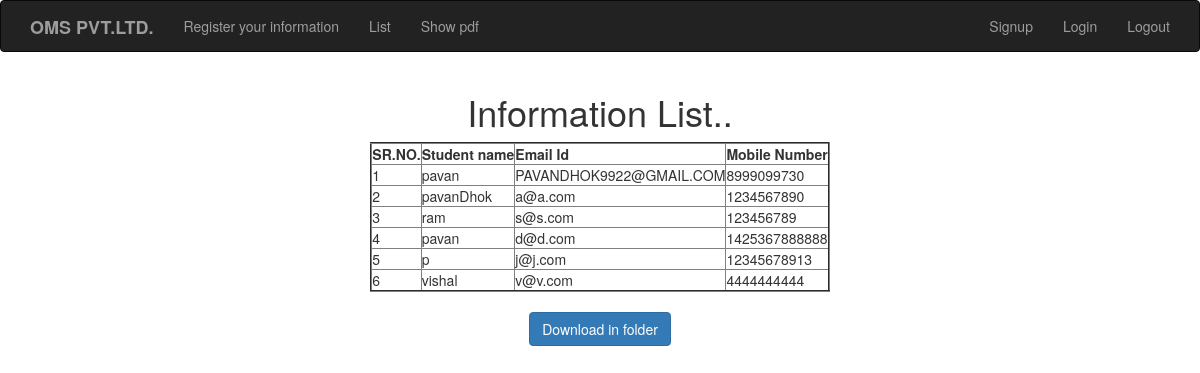
The app's page /liststudent/ (signed in) with its own data.
### testapp/models.py (models this page shows)
class student(models.Model):
    name=models.CharField(max_length=100)
    mobile_number=models.IntegerField(unique=True)
    email=models.EmailField(unique=True)
    userID = models.CharField(max_length=50)

### testapp/views.py (the view)
# urls.py: path('liststudent/', views.list_information_view),
@login_required
def list_information_view(request):
    student_list=student.objects.all()
    return render(request, 'testapp/listinformation.html', {'student_list':student_list})

### testapp/templates/testapp/listinformation.html
<!DOCTYPE html>
{%extends 'testapp/base.html'%}
{%block body_block%}
    <div class="container" align="center">
        <h1>Information List..</h1>
        {%if student_list%}
            <table border="2">
                <thead>
                    <th>SR.NO.</th>
                    <th>Student name</th>
                    <th>Email Id</th>
                    <th>Mobile Number</th>
                </thead>
                {%for student in student_list%}
                    <tr>
                        <td>{{student.id}}</td>
                        <td>{{student.name}}</td>
                        <td>{{student.email}}</td>
                        <td>{{student.mobile_number}}</td>
                    </tr>
                {%endfor%}
            </table>
        {%endif%}<br>
        <a href="/pdf2" class="btn btn-primary btn">Download in folder</a>
    </div>
{%endblock%}

### testapp/templates/testapp/base.html (shortened to what this page needs)
<!DOCTYPE html>
{%load staticfiles%}
<html lang="en">
<head>
    <link rel="stylesheet" href="https://stackpath.bootstrapcdn.com/bootstrap/3.4.1/css/bootstrap.min.css">
</head>
<body>
    <nav class="navbar navbar-default navbar-inverse">
         <div class="container">
             <div class="navbar-header">
                 <a class="navbar-brand" href="/"><strong>OMS PVT.LTD.</strong></a>
             </div>
             <ul class="nav navbar-nav">
                 <li><a href="/addstudent">Register your information</a></li>
                 <li><a href="/liststudent">List</a></li>
                 <li><a href="/pdf">Show pdf</a></li>
             </ul>
             <ul class="nav navbar-nav navbar-right">
                 <li><a href="/signup">Signup</a></li>
                 <li><a href="/accounts/login/">Login</a></li>
                 <li><a href="/accounts/logout/">Logout</a></li>
             </ul>
         </div>
    </nav>
    {%block body_block%}
    {%endblock%}
</body>
</html>

### records on screen
student: id "1", name "pavan", email "PAVANDHOK9922@GMAIL.COM", mobile_number "8999099730"
student: id "2", name "pavanDhok", email "a@a.com", mobile_number "1234567890"
student: id "3", name "ram", email "s@s.com", mobile_number "123456789"
student: id "4", name "pavan", email "d@d.com", mobile_number "1425367888888"
student: id "5", name "p", email "j@j.com", mobile_number "12345678913"
student: id "6", name "vishal", email "v@v.com", mobile_number "4444444444"
